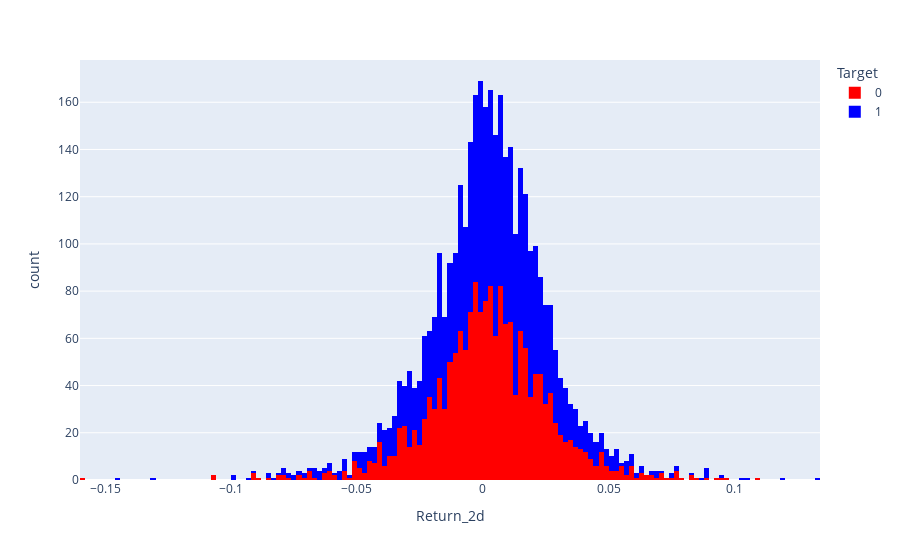

Here is the notebook cell this chart was saved with:
### Code cell
px.histogram(stock_df, x = 'Return_2d', color = 'Target', color_discrete_sequence = ['red', 'blue'])

### Figure 1 — Plotly figure (JSON) as saved in the notebook; plotly's stock layout.template omitted (floating-point values rounded to 4 significant figures; data arrays with more than 128 entries replaced by an {"elided": "..."} marker saying what was removed)
{"data": [{"bingroup": "x", "hovertemplate": "Target=0<br>Return_2d=%{x}<br>count=%{y}<extra></extra>", "legendgroup": "0", "marker": {"color": "red", "pattern": {"shape": ""}}, "name": "0", "orientation": "v", "showlegend": true, "type": "histogram", "x": {"elided": "1795 float values"}, "xaxis": "x", "yaxis": "y"}, {"bingroup": "x", "hovertemplate": "Target=1<br>Return_2d=%{x}<br>count=%{y}<extra></extra>", "legendgroup": "1", "marker": {"color": "blue", "pattern": {"shape": ""}}, "name": "1", "orientation": "v", "showlegend": true, "type": "histogram", "x": {"elided": "2021 float values"}, "xaxis": "x", "yaxis": "y"}], "layout": {"barmode": "relative", "legend": {"title": {"text": "Target"}, "tracegroupgap": 0}, "margin": {"t": 60}, "xaxis": {"anchor": "y", "domain": [0, 1], "title": {"text": "Return_2d"}}, "yaxis": {"anchor": "x", "domain": [0, 1], "title": {"text": "count"}}}}
